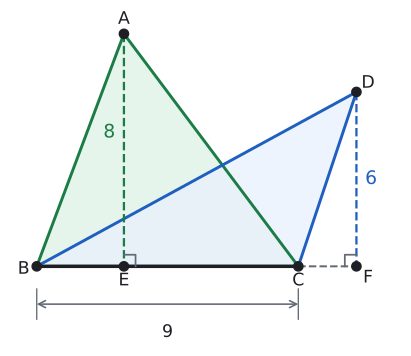

Here is the Python script that generated this plot:
# Örnek 2: ortak taban [BC] = 9; |AE| = 8, |DF| = 6; F, BC doğrusunun C'den ötesinde.
import sys; sys.path.insert(0, "tools")
from cizim import *

P = lambda x, y: np.array([float(x), float(y)])
uz = lambda X, Y: float(np.linalg.norm(X - Y))
def dik(K, X, Y, r):
    """K köşesinde KX ile KY arasındaki dik açı işareti (r: kenar boyu)."""
    a_ = (X - K) / uz(X, K) * r; b_ = (Y - K) / uz(Y, K) * r
    ax.plot(*zip(K + a_, K + a_ + b_, K + b_), color=SOLUK, lw=1.3)
def kenar(X, Y, metin, G, d, renk=YAZI, fs=13):
    """[XY] kenarının ortasına, G'den uzak yana d kadar açıkta etiket."""
    M = (X + Y) / 2; t = (Y - X) / uz(X, Y); n = np.array([-t[1], t[0]])
    if np.dot(n, M - G) < 0: n = -n
    ax.text(*(M + d * n), metin, ha="center", va="center", color=renk, fontsize=fs)
def olcu(X, Y, metin, kay, renk=SOLUK, fs=13):
    """X ile Y arasında, kay vektörü kadar kaydırılmış oklu ölçü çizgisi; yazı çizginin dışında."""
    kay = np.array(kay, dtype=float); X2, Y2 = X + kay, Y + kay
    ax.annotate("", xy=Y2, xytext=X2, arrowprops=dict(arrowstyle="<->", color=renk, lw=1.2, shrinkA=0, shrinkB=0))
    for Z in (X, Y): ax.plot(*zip(Z + kay * 0.6, Z + kay * 1.4), color=renk, lw=1)
    M = (X2 + Y2) / 2 + 0.75 * kay
    ax.text(*M, metin, ha="center", va="center", color=YAZI, fontsize=fs)
def harf(X, ad, dx, dy, renk=YAZI):
    nokta(ax, *X, "", renk=renk)
    ax.text(X[0] + dx, X[1] + dy, ad, ha="center", va="center", color=renk, fontsize=13)
def tik(X, Y, n=1, r=0.22, renk=SOLUK):
    """[XY] parçasının ortasına n adet eşitlik çentiği."""
    M = (X + Y) / 2; t = (Y - X) / uz(X, Y); nn = np.array([-t[1], t[0]])
    for i in range(n):
        Q = M + (i - (n - 1) / 2) * 0.16 * t
        ax.plot(*zip(Q - r * nn, Q + r * nn), color=renk, lw=1.3)
B, C, A, D = P(0, 0), P(9, 0), P(3, 8), P(11, 6); E, F = P(3, 0), P(11, 0)
print("A(ABC)", 9 * 8 / 2, "A(DBC)", 9 * 6 / 2)
fig, ax = sekil(6, 4.6)
ax.set_aspect("equal"); ax.axis("off")
ax.add_patch(patches.Polygon([A, B, C], closed=True, facecolor=YESIL_ACIK, edgecolor="none", alpha=0.9))
ax.add_patch(patches.Polygon([D, B, C], closed=True, facecolor=MAVI_ACIK, edgecolor="none", alpha=0.75))
ax.plot(*zip(C, F), color=SOLUK, lw=1.5, ls="--")
ax.plot(*zip(B, C, A, B), color=YESIL)
ax.plot(*zip(B, D, C), color=MAVI)
ax.plot(*zip(B, C), color=YAZI, lw=2.6)
ax.plot(*zip(A, E), color=YESIL, lw=1.7, ls="--"); ax.plot(*zip(D, F), color=MAVI, lw=1.7, ls="--")
dik(E, A, C, 0.4); dik(F, D, B, 0.4)
harf(A, "A", 0, 0.5); harf(B, "B", -0.45, -0.1); harf(C, "C", 0, -0.5); harf(D, "D", 0.4, 0.3)
harf(E, "E", 0, -0.5); harf(F, "F", 0.4, -0.4)
ax.text(2.7, 4.6, "8", ha="right", va="center", color=YESIL, fontsize=14)
ax.text(11.3, 3, "6", ha="left", va="center", color=MAVI, fontsize=14)
olcu(B, C, "9", (0, -1.3))
ax.set_xlim(-1, 12.6); ax.set_ylim(-2.8, 8.9)
kaydet(fig, __file__)
